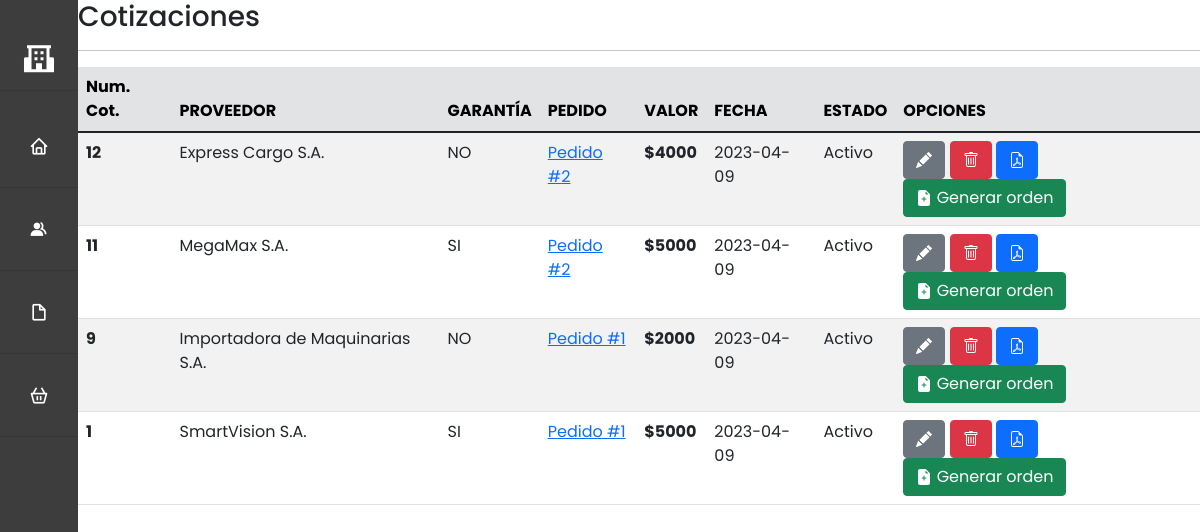
/views/documentos/cotizacion/index.php, run on the app's committed database.
### tables this page shows
CREATE TABLE `cotizacion` (
  `cotizacion_id` int(11) NOT NULL,
  `idproveedor` int(11) NOT NULL,
  `idPedido` int(11) NOT NULL,
  `garantia` tinyint(1) NOT NULL,
  `valor` float NOT NULL,
  `fecha_hora` timestamp NOT NULL DEFAULT current_timestamp(),
  `estado` int(100) NOT NULL,
  `descripcion` varchar(255) NOT NULL
);

CREATE TABLE `proveedor` (
  `id` int(11) NOT NULL,
  `Razon_Social` text NOT NULL,
  `RUC` varchar(13) NOT NULL
);

### models/Cotizacion.php (called while the page is built, shortened)
<?php
    class Cotizacion{
        private $PDO;
        public function __construct()
        {
            require_once("c://xampp/htdocs/sistemacompras/config/db.php");
            $con = new db();
            $this->PDO = $con->conexion();
        }
        public function index(){
            $statement = $this->PDO->prepare("SELECT c.*, p.Razon_Social as p_nombre
                                   FROM cotizacion c
                                   LEFT JOIN proveedor p ON c.idproveedor = p.id
                                   WHERE c.estado != 111
                                   ORDER BY c.cotizacion_id  DESC");
            return ($statement->execute()) ? $statement->fetchAll() : false;
        }
    }
?>

### config/db.php (called while the page is built, shortened)
<?php
    class db {
        private $host = "localhost";
        private $dbname = "db_dsn08";
        private $user = "root";
        private $password = "";
        private $PDO;
        public function __construct() {
            try {
                $this->PDO = new PDO("mysql:host=".$this->host.";dbname=".$this->dbname,$this->user,$this->password);
            } catch(PDOException $e) {
                echo "Error al conectarse a la base de datos: " . $e->getMessage();
            }
        }
        public function conexion() {
            return $this->PDO;
        }
    }
?>

### controllers/controladorCotizacion.php (called while the page is built, shortened)
<?php
    require_once("c://xampp/htdocs/sistemacompras/models/Cotizacion.php");
    class controladorCotizacion{
        private $model;
        public function __construct(){
            $this->model = new Cotizacion();
        }
        public function index(){
            return ($this->model->index()) ? $this->model->index() : false;
        }
    }
?>

### views/documentos/cotizacion/index.php (the view, shortened to what this page needs)
<?php
require_once("c://xampp/htdocs/sistemacompras/index.php");
require_once("c://xampp/htdocs/sistemacompras/controllers/controladorCotizacion.php");
$obj = new controladorCotizacion();
$rows = $obj->index();
?>
<div id="cabecera-pagina">
    <h3>Cotizaciones</h3>
        </div>
        <hr class="divider">
        <div id="tabla-pagina">
            <table class="table table-striped">
            <thead class="table-secondary">
                <tr>
                    <th scope="col">Num. Cot.</th>
                    <th scope="col">PROVEEDOR</th>
                    <th scope="col">GARANTÍA</th>
                    <th scope="col">PEDIDO</th>
                    <th scope="col">VALOR</th>
                    <th scope="col">FECHA</th>
                    <th scope="col">ESTADO</th>
                    <th scope="col">OPCIONES</th>
                </tr>
            </thead>
            <tbody>
                <?php if($rows): ?>
                <?php foreach($rows as $row){ ?>
                    <tr>
                        <th class="col-1" scope="row"><?php echo $row['cotizacion_id']?></th>
                        <td><?php echo $row['p_nombre']?></td>
                        <td class="col-1"><?php echo $row['garantia']==1 ? 'SI': 'NO';?></td>
                        <td><a href="#">Pedido #<?php echo $row['idPedido']?></a></td>
                        <th>$<?php echo $row['valor']?></th>
                        <td><?php echo date('Y-m-d', strtotime($row['fecha_hora'])) ?></td>
                        <td>
                            <?php
                                if($row['estado']==1) {
                                    echo "Activo";
                                } elseif($row['estado']==2) {
                                    echo "Inactivo";
                                } elseif($row['estado']==3) {
                                    echo "Aprobado";
                                } elseif($row['estado']==4) {
                                    echo "Rechazado";
                                }
                            ?>
                        </td>
                        <td class="col-">
                            <a type="button" class="btn btn-secondary" href="edit_cotizacion.php?cotizacion_id=<?=$row["cotizacion_id"]?>">
                            </a>
                            <button type="button" class="btn btn-danger"  data-bs-toggle="modal" data-bs-target="#cotizacion_id<?=$row['cotizacion_id']?>" id="<?= $row["cotizacion_id"]?>">
                            </button>
                            <a type="button" class="btn btn-primary" href="print_doc.php?cotizacion_id=<?=$row["cotizacion_id"]?>">
                            </a>
                            <a type="button" class="btn btn-success" href="/sistemacompras/views/documentos/ordencompra/generar.php?cotizacion_id=<?=$row["cotizacion_id"]?>">
                                Generar orden
                            </a>
                        </td>
                    </tr>
                    <?php } ?>
                    <?php else: ?>
                        <tr>
                            <td colspan="12" class="text-center">No hay documentos ingresados</td>
                        </tr>
                    <?php endif; ?>
                </tbody>
          </table>
        </div>
      </div>
    </section>

### index.php (shortened to what this page needs)
<!DOCTYPE html>
<html lang="en">
  <head>
    <link rel="stylesheet" href="https://cdnjs.cloudflare.com/ajax/libs/twitter-bootstrap/5.1.3/css/bootstrap.min.css">
    <link rel="stylesheet" href="https://unpkg.com/boxicons@2.0.7/css/boxicons.min.css">
    <link rel="stylesheet" type="text/css" href="/sistemacompras/components/css/stylenav.css">
  </head>
<body>
    <div class="sidebar retract">
      <div class="logo-details">
          <i class='bx bxs-school bx-md bx bx-menu'></i>
      </div>
      <hr class="sidebar-divider my-0">
      <ul class="nav-links">
          <li>
          <a href="#">
              <i class='bx bx-home'></i>
          </a>
          </li>
          <hr class="sidebar-divider">
          <li>
            <div class="iocn-link">
              <a href="#">
                <i class='bx bxs-group'></i>
              </a>
            </div>
          </li>
          <hr class="sidebar-divider">
          <li>
            <div class="iocn-link">
              <a href="#">
                <i class='bx bx-file-blank'></i>
              </a>
            </div>
          </li>
          <hr class="sidebar-divider">
          <li>
            <a href="#">
                <i class='bx bx-basket'></i>
            </a>
          </li>
          <hr class="sidebar-divider">
      </ul>
    </div>
    <section class="home-section">
      <div>

### components/css/stylenav.css (style rules this page uses)
* { margin: 0; padding: 0; box-sizing: border-box; font-family: 'Poppins', sans-serif; }
.sidebar { position: fixed; top: 0; left: 0; height: 100vh; width: 260px; background: #3d3d3d; z-index: 100; transition: all 0.5s ease; padding: 30px 0; }
.sidebar.retract { width: 78px; }
.sidebar .logo-details { height: 60px; width: 100%; display: flex; align-items: center; }
.sidebar .logo-details i { font-size: 30px; color: #fff; height: 50px; min-width: 78px; text-align: center; line-height: 50px; }
.sidebar .nav-links { height: 100%; padding: 30px 0 150px 0; overflow: auto; }
.sidebar.retract .nav-links { overflow: visible; }
.sidebar .nav-links li { position: relative; list-style: none; transition: all 0.4s ease; }
.sidebar .nav-links li .iocn-link { display: flex; align-items: center; justify-content: space-between; }
.sidebar.retract .nav-links li .iocn-link { display: block }
.sidebar .nav-links li i { height: 50px; min-width: 78px; text-align: center; line-height: 50px; color: #fff; font-size: 20px; cursor: pointer; transition: all 0.3s ease; }
.sidebar .nav-links li a { display: flex; align-items: center; text-decoration: none; }
.home-section { position: relative; background: #ffffff; height: 100vh; left: 260px; width: calc(100% - 260px); transition: all 0.5s ease; }
.sidebar.retract ~ .home-section { left: 78px; width: calc(100% - 78px); }

### data on the page
cotizacion: cotizacion_id "12", idproveedor.Razon_Social "Express Cargo S.A.", garantia "NO", idPedido "2", valor "4000", fecha_hora "2023-04-09", estado "Activo"
cotizacion: cotizacion_id "11", idproveedor.Razon_Social "MegaMax S.A.", garantia "SI", idPedido "2", valor "5000", fecha_hora "2023-04-09", estado "Activo"
cotizacion: cotizacion_id "9", idproveedor.Razon_Social "Importadora de Maquinarias S.A.", garantia "NO", idPedido "1", valor "2000", fecha_hora "2023-04-09", estado "Activo"
cotizacion: cotizacion_id "1", idproveedor.Razon_Social "SmartVision S.A.", garantia "SI", idPedido "1", valor "5000", fecha_hora "2023-04-09", estado "Activo"
